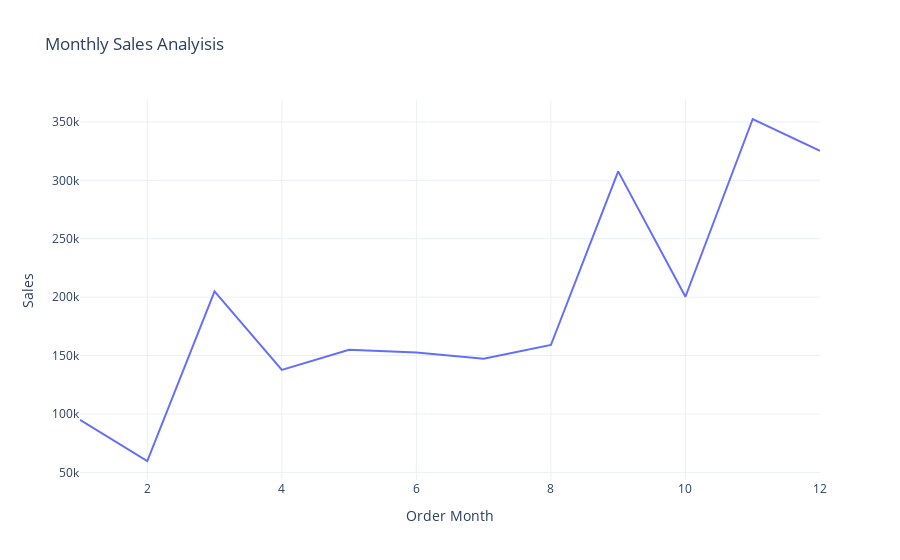

Write notebook code for a chart like this one.
### Code cell
fig = px.line(Monthly_sales,
            x ='Order Month',
            y = 'Sales',
            title = 'Monthly Sales Analyisis'  
             )
fig.show()

### Figure 1 — Plotly figure (JSON) as saved in the notebook; plotly's stock layout.template omitted (floating-point values rounded to 4 significant figures)
{"data": [{"hovertemplate": "Order Month=%{x}<br>Sales=%{y}<extra></extra>", "legendgroup": "", "line": {"color": "#636efa", "dash": "solid"}, "marker": {"symbol": "circle"}, "mode": "lines", "name": "", "orientation": "v", "showlegend": false, "type": "scatter", "x": [1, 2, 3, 4, 5, 6, 7, 8, 9, 10, 11, 12], "xaxis": "x", "y": [94920.0, 59750.0, 205000.0, 137800.0, 155000.0, 152700.0, 147200.0, 159000.0, 307600.0, 200300.0, 352500.0, 325300.0], "yaxis": "y"}], "layout": {"autosize": true, "legend": {"tracegroupgap": 0}, "title": {"text": "Monthly Sales Analyisis"}, "xaxis": {"anchor": "y", "autorange": true, "domain": [0, 1], "range": [1, 12], "title": {"text": "Order Month"}, "type": "linear"}, "yaxis": {"anchor": "x", "autorange": true, "domain": [0, 1], "range": [43490.0, 368700.0], "title": {"text": "Sales"}, "type": "linear"}}}
